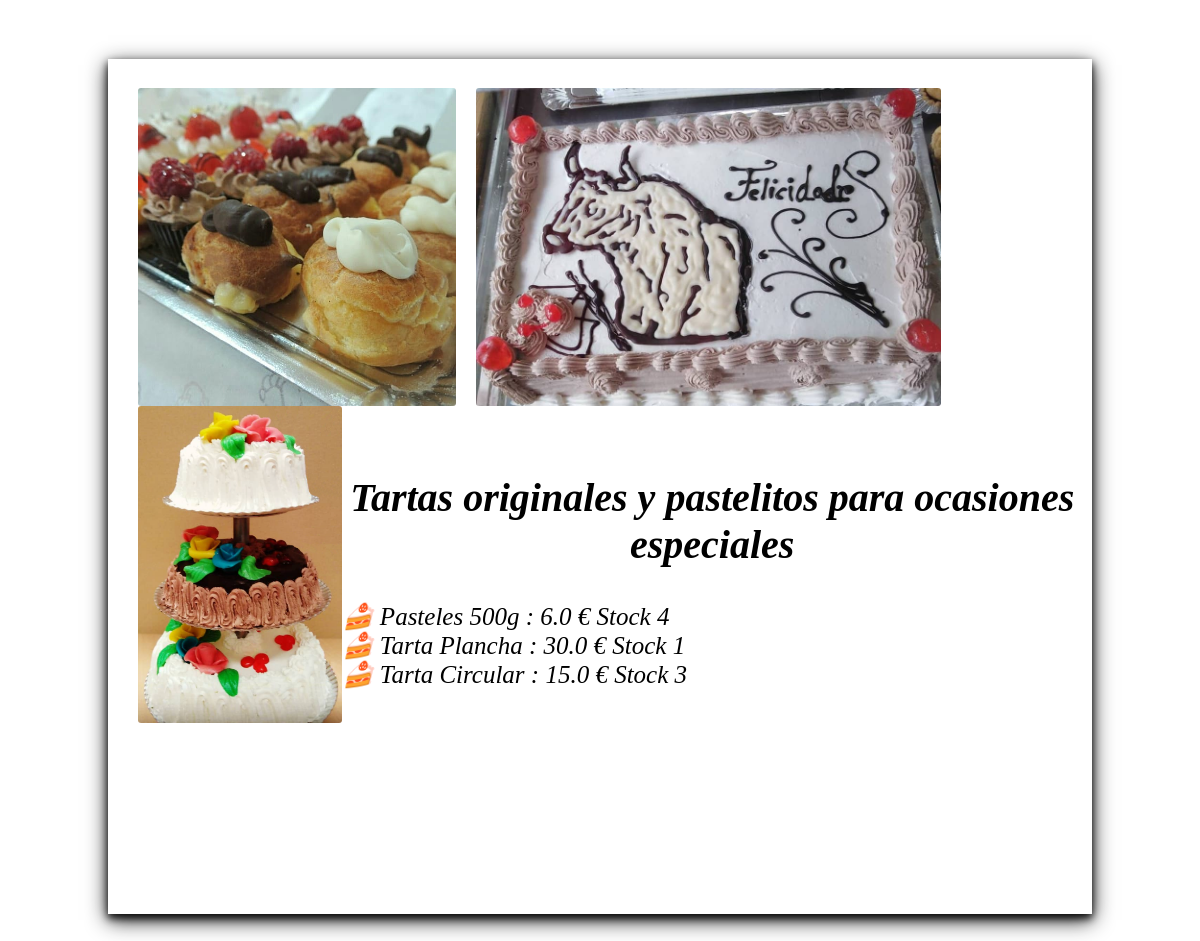
/mi_panaderia/pasteleria.html/, run on the app's committed database.
### mi_panaderia/models.py (models this page shows, shortened)
class Producto(models.Model):
    nombre = models.CharField(max_length=50)
    stock = models.IntegerField(default=0)
    precio = models.FloatField()

### mi_panaderia/views.py (the view)
# urls.py: path('pasteleria.html/', views.pasteleria, name='pasteleria'),
def pasteleria(request):
    productos = Producto.objects.all()
    return render(request, 'pasteleria.html',{
    'precio1':productos[8].precio,
    'nombre1':productos[8].nombre,
    'stock1':productos[8].stock,
    'precio2':productos[9].precio,
    'nombre2':productos[9].nombre,
    'stock2':productos[9].stock,
    'precio3':productos[10].precio,
    'nombre3':productos[10].nombre,
    'stock3':productos[10].stock,
    } )

### mi_panaderia/templates/pasteleria.html (shortened to what this page needs)
{% load staticfiles %}
<html>
  <link rel="stylesheet" href="{% static 'styles.css'%}" type="text/css">
  <head>
  </head>
  <body>
    <div  class= "informacion" href="pasteleria.html" style=" padding:10px; padding-bottom: 200px;margin-top: 5%;">
      <div id="galeria"><img src="{% static 'panaderia-fotos/pasteles.jpg'%}" alt="Bollos" style=" margin-left: 20px; float:left" height=90% />
        <img src="{% static 'panaderia-fotos/tarta-toro.jpg'%}" alt="Bollos" style=" margin-left: 20px; float:left" height=90%/>
        <img src="{% static 'panaderia-fotos/tarta-boda.png'%}" alt="Bollos" style=" margin-left: 20px; float:left" height=90%/></div>
      <h2 style=" font-size: 40px;">Tartas originales y pastelitos para ocasiones especiales</h2>
      <p style="margin-left: 10%; font-size: 25px; font-style: oblique;  font-family: Latin Modern Roman 10;">
      🍰  {{nombre1}} : {{precio1}} €   Stock {{stock1}} <br>
      🍰  {{nombre2}} : {{precio2}} €   Stock {{stock2}} <br>
      🍰  {{nombre3}} : {{precio3}} €   Stock {{stock3}} <br>
      </p>
    </div>
  </<body>
</html>

### mi_panaderia/static/styles.css (style rules this page uses)
body { background-image: url('panaderia-fotos/fondo.png'); background-position: center; background-repeat:no-repeat; background-size:100% 100%; background-origin: border-box; background-attachment: fixed; }
h2 { font-family: "Latin Modern Roman 10"; font-style: oblique; text-align: center; background-color:; color: black; }
img { border-radius: 3px; display:block; margin:auto; }
* { box-sizing: border-box; }
.informacion { margin: 100px; padding: 200px; background-color:rgba(255,255,255,0.95); box-shadow: 0 4px 8px 0 rgba(0, 0, 0, 0.9), 0 6px 20px 0 rgba(0, 0, 0, 0.9); }
#galeria { margin-top: 2%; height: 45%; }

### data on the page
Producto: nombre "Pasteles 500g", precio "6.0"
Producto: nombre "Tarta Plancha", precio "30.0"
Producto: nombre "Tarta Circular", precio "15.0"

### other printed values
{{ stock1 }} "4"
{{ stock2 }} "1"
{{ stock3 }} "3"
